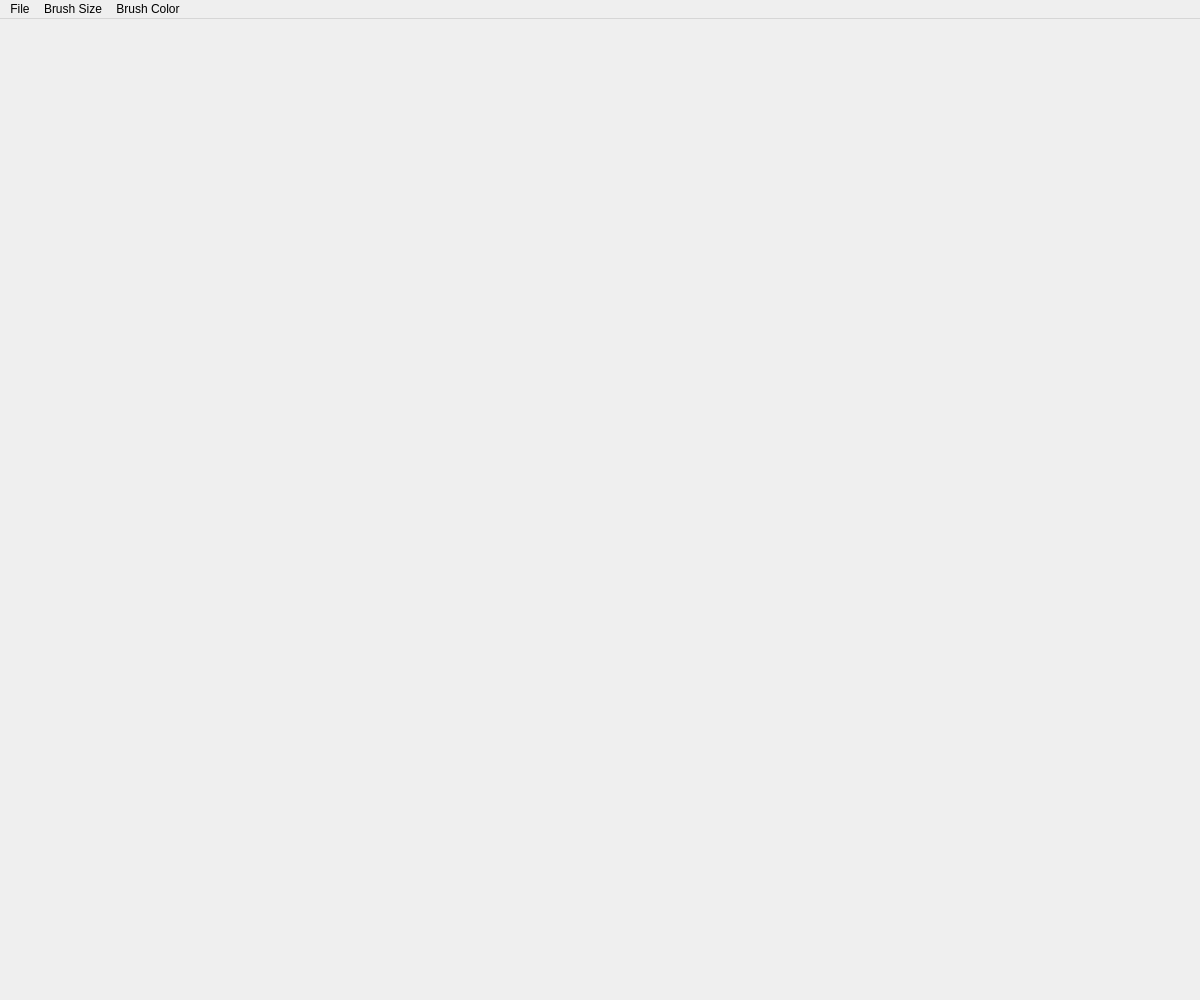
<?xml version="1.0" encoding="UTF-8"?>
<ui version="4.0">
 <class>MainWindow</class>
 <widget class="QMainWindow" name="MainWindow">
  <property name="geometry">
   <rect>
    <x>0</x>
    <y>0</y>
    <width>1200</width>
    <height>1000</height>
   </rect>
  </property>
  <property name="minimumSize">
   <size>
    <width>1200</width>
    <height>1000</height>
   </size>
  </property>
  <property name="baseSize">
   <size>
    <width>1200</width>
    <height>1000</height>
   </size>
  </property>
  <property name="windowTitle">
   <string>MainWindow</string>
  </property>
  <widget class="QWidget" name="centralWidget"/>
  <widget class="QMenuBar" name="menuBar">
   <property name="geometry">
    <rect>
     <x>0</x>
     <y>0</y>
     <width>1200</width>
     <height>19</height>
    </rect>
   </property>
   <widget class="QMenu" name="menuFile">
    <property name="title">
     <string>File</string>
    </property>
    <addaction name="actionSave"/>
    <addaction name="actionClear"/>
   </widget>
   <widget class="QMenu" name="menuBrush_Size">
    <property name="title">
     <string>Brush Size</string>
    </property>
    <addaction name="action2px"/>
    <addaction name="action5px"/>
    <addaction name="action10px"/>
   </widget>
   <widget class="QMenu" name="menuBrush_Color">
    <property name="title">
     <string>Brush Color</string>
    </property>
    <addaction name="actionBlack"/>
    <addaction name="actionWhite"/>
    <addaction name="actionRed"/>
    <addaction name="actionGreen"/>
    <addaction name="actionBlue"/>
   </widget>
   <addaction name="menuFile"/>
   <addaction name="menuBrush_Size"/>
   <addaction name="menuBrush_Color"/>
  </widget>
  <action name="actionSave">
   <property name="text">
    <string>Save</string>
   </property>
  </action>
  <action name="actionClear">
   <property name="text">
    <string>Clear</string>
   </property>
  </action>
  <action name="action2px">
   <property name="text">
    <string>2px</string>
   </property>
  </action>
  <action name="action5px">
   <property name="text">
    <string>5px</string>
   </property>
  </action>
  <action name="action10px">
   <property name="text">
    <string>10px</string>
   </property>
  </action>
  <action name="actionBlack">
   <property name="text">
    <string>Black</string>
   </property>
  </action>
  <action name="actionWhite">
   <property name="text">
    <string>White</string>
   </property>
  </action>
  <action name="actionRed">
   <property name="text">
    <string>Red</string>
   </property>
  </action>
  <action name="actionGreen">
   <property name="text">
    <string>Green</string>
   </property>
  </action>
  <action name="actionBlue">
   <property name="text">
    <string>Blue</string>
   </property>
  </action>
 </widget>
 <layoutdefault spacing="6" margin="11"/>
 <resources/>
 <connections/>
</ui>
